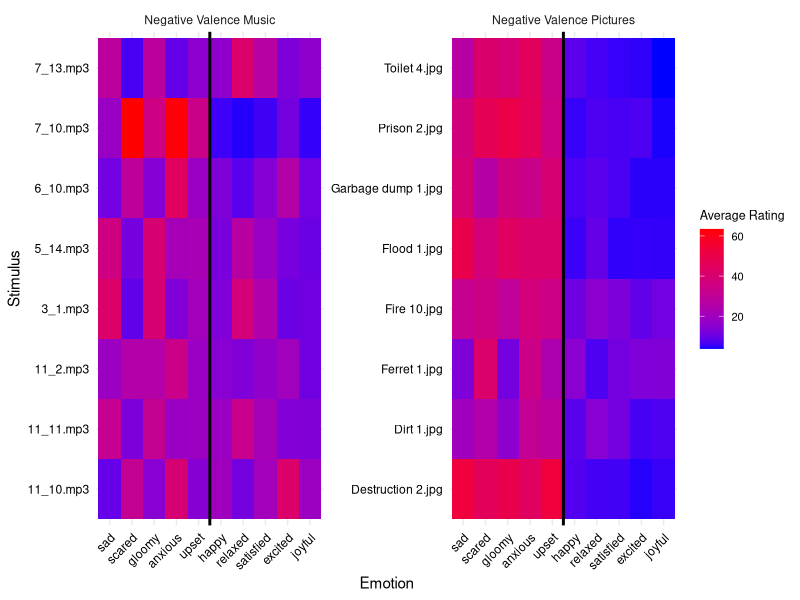
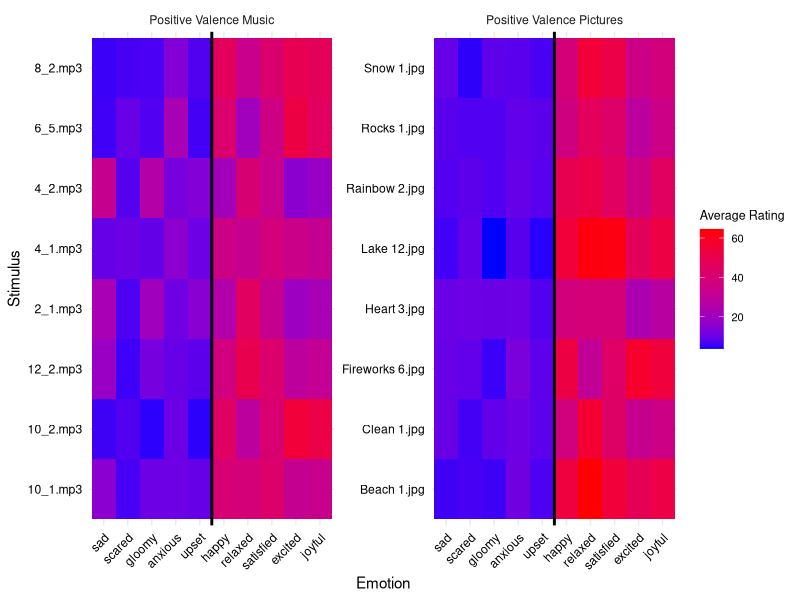
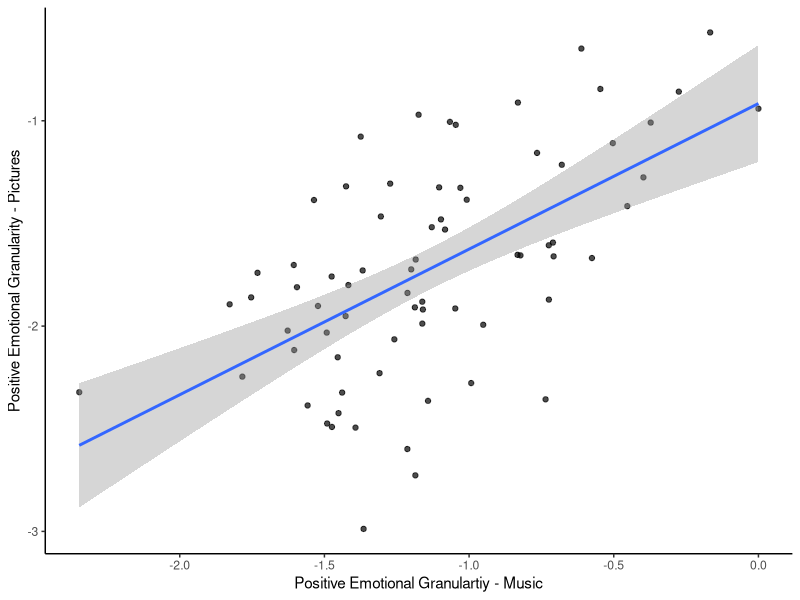
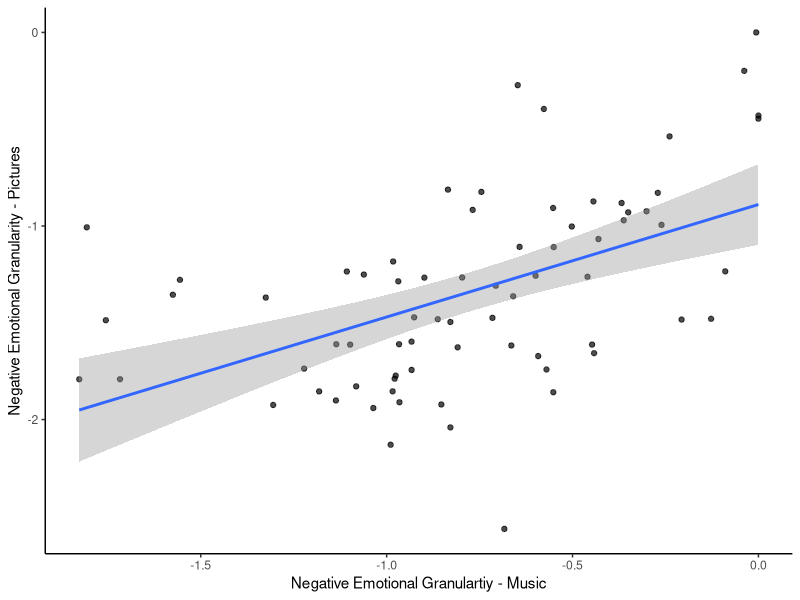
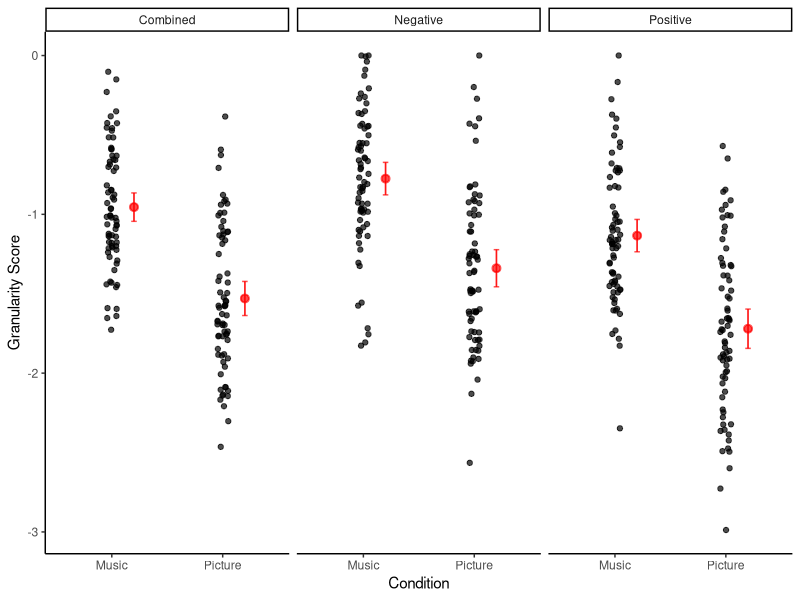
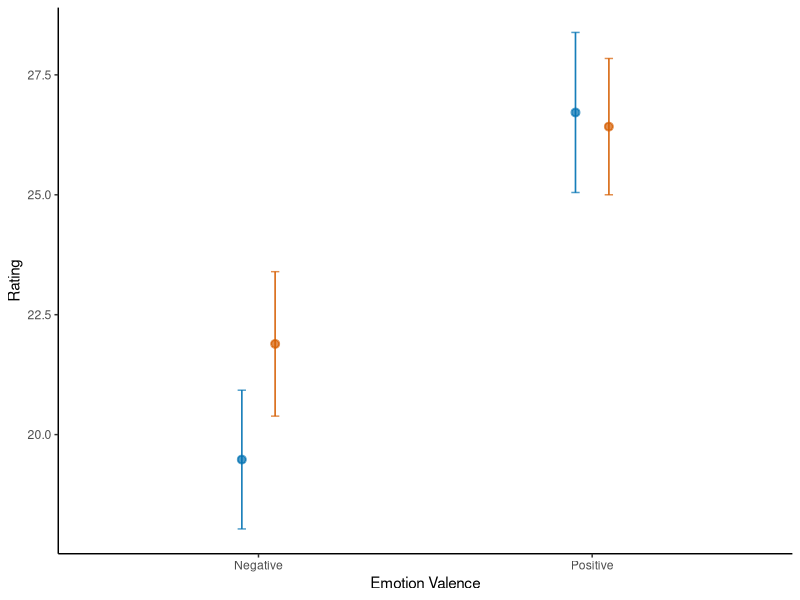
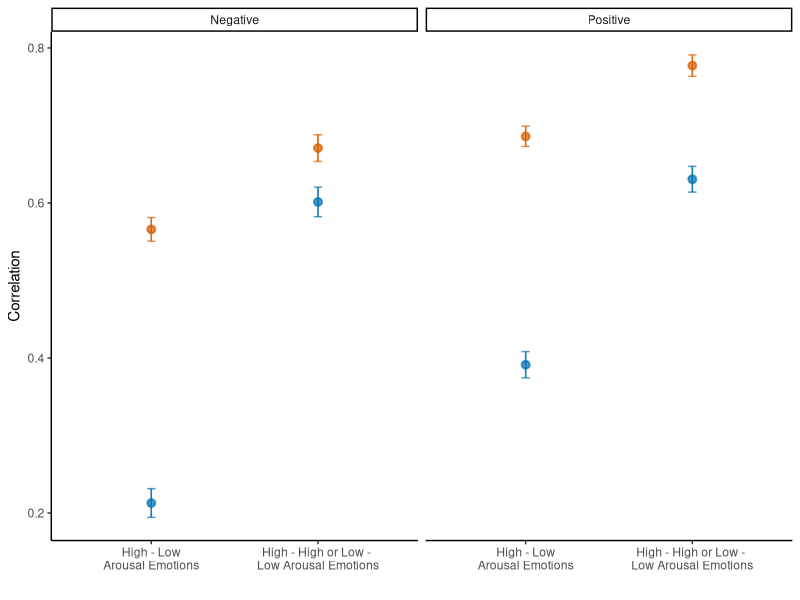
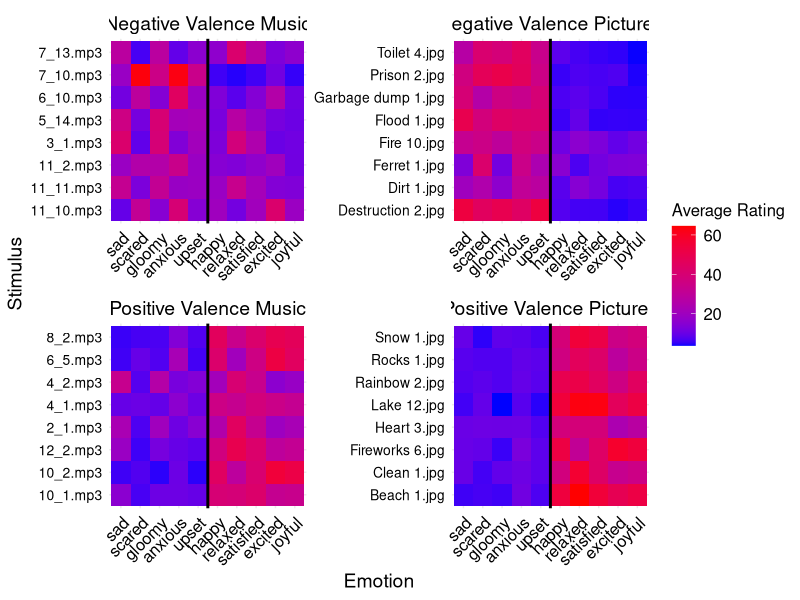

Write R code to recreate these figures, in order.
## ---- chunk 1
library(lmerTest)
library(tidyverse)
library(corrplot)
## ---- chunk 2
granularity_scores <- read.csv(file='../data/study1_granularityscores.csv')

pos_ratings <- read.csv(file='../data/study1_positiveratings.csv')

neg_ratings <- read.csv(file='../data/study1_negativeratings.csv')
## ---- chunk 3
averages_pos <- pos_ratings %>%
  pivot_longer(happy:relaxed, names_to = "Emotion", values_to = "Response") %>%
  group_by(stim, condition, Emotion) %>%
  summarise(
     `Average Rating` = mean(Response, na.rm = TRUE)
    )

averages_neg <- neg_ratings %>%
  pivot_longer(gloomy:upset, names_to = "Emotion", values_to = "Response") %>%
  group_by(stim, condition,Emotion) %>%
  summarise(
    `Average Rating` = mean(Response, na.rm = TRUE)
    )

# Positive and Negative picture and music lists
pos_pic <- c("Beach 1.jpg", "Fireworks 6.jpg", "Lake 12.jpg", "Rainbow 2.jpg", "Clean 1.jpg", "Heart 3.jpg", "Rocks 1.jpg", "Snow 1.jpg")
neg_pic <- c("Dirt 1.jpg", "Ferret 1.jpg", "Fire 10.jpg", "Flood 1.jpg", "Destruction 2.jpg", "Garbage dump 1.jpg", "Prison 2.jpg", "Toilet 4.jpg")

pos_music <- c("2_1.mp3", "4_1.mp3", "4_2.mp3", "6_5.mp3", "8_2.mp3", "10_1.mp3", "10_2.mp3", "12_2.mp3")
neg_music <- c("3_1.mp3", "5_14.mp3", "6_10.mp3", "7_10.mp3", "7_13.mp3", "11_2.mp3", "11_10.mp3", "11_11.mp3")

# Apply the filter function
# Create a function to filter data by positive or negative images/music
filter_by_type <- function(data, type_list, column_name) {
  data %>%
    filter(!!sym(column_name) %in% type_list)
}
averages_master <- rbind(averages_pos,averages_neg)
pos_pic_data <- filter_by_type(averages_master, pos_pic, "stim")
neg_pic_data <- filter_by_type(averages_master, neg_pic, "stim")

pos_music_data <- filter_by_type(averages_master, pos_music, "stim")
neg_music_data <- filter_by_type(averages_master, neg_music, "stim")

neg_averages <- rbind(neg_pic_data,neg_music_data)

neg_averages$Emotion <- factor(neg_averages$Emotion, levels = c("sad", "scared", "gloomy", "anxious", "upset", "happy", "relaxed", "satisfied", "excited", "joyful"))

neg_averages <- neg_averages %>%
  mutate(condition = recode(condition, music = "Negative Valence Music", pic = "Negative Valence Pictures")) 

ggplot(neg_averages,aes(x = Emotion, y = stim, fill = `Average Rating`)) +
    geom_tile() +
    #ggtitle(paste("Average Responses by Emotion and Stimulus for", group_name)) +
    xlab("Emotion") +
    ylab("Stimulus") +
    scale_fill_gradient(low = "blue", high = "red") +  # Adjust color scheme as needed
    theme_minimal() +
    theme(axis.text.x = element_text(angle = 45, hjust = 1, color = "black"), axis.text.y = element_text(color = "black"), plot.background = element_rect(fill = "white", color = NA),  # Set plot background to white
        panel.background = element_rect(fill = "white", color = NA),legend.title = element_text(size = 9), 
               legend.text = element_text(size = 8)) +
  facet_wrap(~condition, scales = "free") +
  geom_vline(xintercept=5.5, color="black", linetype="solid", size=1)

pos_averages <- rbind(pos_pic_data,pos_music_data)

pos_averages$Emotion <- factor(pos_averages$Emotion, levels = c("sad", "scared", "gloomy", "anxious", "upset", "happy", "relaxed", "satisfied", "excited", "joyful"))

pos_averages <- pos_averages %>%
  mutate(condition = recode(condition, music = "Positive Valence Music", pic = "Positive Valence Pictures"))

ggplot(pos_averages, aes(x = Emotion, y = stim, fill = `Average Rating`)) +
    geom_tile() +
    #ggtitle(paste("Average Responses by Emotion and Stimulus for", group_name)) +
    xlab("Emotion") +
    ylab("Stimulus") +
    scale_fill_gradient(low = "blue", high = "red") +  # Adjust color scheme as needed
    theme_minimal() +
    theme(axis.text.x = element_text(angle = 45, hjust = 1, color = "black"), axis.text.y = element_text(color = "black"), plot.background = element_rect(fill = "white", color = NA),  # Set plot background to white
        panel.background = element_rect(fill = "white", color = NA),legend.title = element_text(size = 9), 
               legend.text = element_text(size = 8)) +
  facet_wrap(~condition, scales = "free") +
  geom_vline(xintercept=5.5, color="black", linetype="solid", size=1)

averages_total <- rbind(pos_averages, neg_averages)

averages_total_plot <-
ggplot(averages_total, aes(x = Emotion, y = stim, fill = `Average Rating`)) +
    geom_tile() +
    #ggtitle(paste("Average Responses by Emotion and Stimulus for", group_name)) +
    xlab("Emotion") +
    ylab("Stimulus") +
    scale_fill_gradient(low = "blue", high = "red") +  # Adjust color scheme as needed
    theme_minimal() +
    theme(axis.text.x = element_text(angle = 45, hjust = 1, color = "black", size = 12), 
          axis.text.y = element_text(color = "black", size=10),
          strip.text = element_text(color = "black", size=14),
          axis.title = element_text(color = "black", size=14),
          plot.background = element_rect(fill = "white", color = NA),  # Set plot background to white
        panel.background = element_rect(fill = "white", color = NA),
        legend.title = element_text(size = 12), 
            legend.text = element_text(size = 12)
        ) +
  facet_wrap(~condition, scales = "free") +
  geom_vline(xintercept=5.5, color="black", linetype="solid", size=1)

ggsave('../heatmap_averagestudy1.png',averages_total_plot, dpi=1000, width=9)
## ---- chunk 4
#pos - music
pos_ratings_music <- pos_ratings %>%
  subset(condition=="music")

# Select only the numeric columns for the correlation matrix
matrix_columns <- pos_ratings_music[c(3:7)]

# Calculate the correlation matrix
correlation_matrix <- cor(matrix_columns, use = "complete.obs")

# Function to compute significance levels
cor.mtest <- function(mat, conf.level = 0.95) {
  mat <- as.matrix(mat)
  n <- ncol(mat)
  p.mat <- matrix(NA, n, n)
  diag(p.mat) <- 0
  for (i in 1:(n - 1)) {
    for (j in (i + 1):n) {
      tmp <- cor.test(mat[, i], mat[, j], conf.level = conf.level)
      p.mat[i, j] <- p.mat[j, i] <- tmp$p.value
    }
  }
  colnames(p.mat) <- rownames(p.mat) <- colnames(mat)
  p.mat
}

# Compute p-values
p_values <- cor.mtest(matrix_columns)

# Specify the folder where you want to save the file
output_folder <- "../results/qualtrics/"

# Combine the folder path with the file name
output_file <- file.path(output_folder, "full_surveys_corrmatrix.png")

# Open a PNG device with the specified file path
png(output_file, width = 800, height = 800)

# Generate the corrplot
corrplot(correlation_matrix, method = "circle", type = "upper", 
         p.mat = p_values, sig.level = 0.05, insig = "blank",
         tl.col = "black", tl.srt = 45, addCoef.col = NULL,
         col = colorRampPalette(c("blue", "white", "red"))(200))

title(main = "", col.main = "black", font.main = 4)

# Close the PNG device
dev.off()

#pos-pics
pos_ratings_pic <- pos_ratings %>%
  subset(condition=="pic")

# Select only the numeric columns for the correlation matrix
matrix_columns <- pos_ratings_pic[c(3:7)]

# Calculate the correlation matrix
correlation_matrix <- cor(matrix_columns, use = "complete.obs")

# Function to compute significance levels
cor.mtest <- function(mat, conf.level = 0.95) {
  mat <- as.matrix(mat)
  n <- ncol(mat)
  p.mat <- matrix(NA, n, n)
  diag(p.mat) <- 0
  for (i in 1:(n - 1)) {
    for (j in (i + 1):n) {
      tmp <- cor.test(mat[, i], mat[, j], conf.level = conf.level)
      p.mat[i, j] <- p.mat[j, i] <- tmp$p.value
    }
  }
  colnames(p.mat) <- rownames(p.mat) <- colnames(mat)
  p.mat
}

# Compute p-values
p_values <- cor.mtest(matrix_columns)

# Specify the folder where you want to save the file
output_folder <- "../results/qualtrics/"

# Combine the folder path with the file name
output_file <- file.path(output_folder, "full_surveys_corrmatrix.png")

# Open a PNG device with the specified file path
png(output_file, width = 800, height = 800)

# Generate the corrplot
corrplot(correlation_matrix, method = "circle", type = "upper", 
         p.mat = p_values, sig.level = 0.05, insig = "blank",
         tl.col = "black", tl.srt = 45, addCoef.col = NULL,
         col = colorRampPalette(c("blue", "white", "red"))(200))

title(main = "", col.main = "black", font.main = 4)

# Close the PNG device
dev.off()

#neg - music
neg_ratings_pic <- neg_ratings %>%
  subset(condition=="pic")

# Select only the numeric columns for the correlation matrix
matrix_columns <- neg_ratings_pic[c(3:7)]

# Calculate the correlation matrix
correlation_matrix <- cor(matrix_columns, use = "complete.obs")

# Function to compute significance levels
cor.mtest <- function(mat, conf.level = 0.95) {
  mat <- as.matrix(mat)
  n <- ncol(mat)
  p.mat <- matrix(NA, n, n)
  diag(p.mat) <- 0
  for (i in 1:(n - 1)) {
    for (j in (i + 1):n) {
      tmp <- cor.test(mat[, i], mat[, j], conf.level = conf.level)
      p.mat[i, j] <- p.mat[j, i] <- tmp$p.value
    }
  }
  colnames(p.mat) <- rownames(p.mat) <- colnames(mat)
  p.mat
}

# Compute p-values
p_values <- cor.mtest(matrix_columns)

# Specify the folder where you want to save the file
output_folder <- "../results/qualtrics/"

# Combine the folder path with the file name
output_file <- file.path(output_folder, "full_surveys_corrmatrix.png")

# Open a PNG device with the specified file path
png(output_file, width = 800, height = 800)

# Generate the corrplot
corrplot(correlation_matrix, method = "circle", type = "upper", 
         p.mat = p_values, sig.level = 0.05, insig = "blank",
         tl.col = "black", tl.srt = 45, addCoef.col = NULL,
         col = colorRampPalette(c("blue", "white", "red"))(200))

title(main = "", col.main = "black", font.main = 4)

# Close the PNG device
dev.off()

#pos-pics
pos_ratings_pic <- pos_ratings %>%
  subset(condition=="pic")

# Select only the numeric columns for the correlation matrix
matrix_columns <- pos_ratings_pic[c(3:7)]

# Calculate the correlation matrix
correlation_matrix <- cor(matrix_columns, use = "complete.obs")

# Function to compute significance levels
cor.mtest <- function(mat, conf.level = 0.95) {
  mat <- as.matrix(mat)
  n <- ncol(mat)
  p.mat <- matrix(NA, n, n)
  diag(p.mat) <- 0
  for (i in 1:(n - 1)) {
    for (j in (i + 1):n) {
      tmp <- cor.test(mat[, i], mat[, j], conf.level = conf.level)
      p.mat[i, j] <- p.mat[j, i] <- tmp$p.value
    }
  }
  colnames(p.mat) <- rownames(p.mat) <- colnames(mat)
  p.mat
}

# Compute p-values
p_values <- cor.mtest(matrix_columns)

# Specify the folder where you want to save the file
output_folder <- "../results/qualtrics/"

# Combine the folder path with the file name
output_file <- file.path(output_folder, "full_surveys_corrmatrix.png")

# Open a PNG device with the specified file path
png(output_file, width = 800, height = 800)

# Generate the corrplot
corrplot(correlation_matrix, method = "circle", type = "upper", 
         p.mat = p_values, sig.level = 0.05, insig = "blank",
         tl.col = "black", tl.srt = 45, addCoef.col = NULL,
         col = colorRampPalette(c("blue", "white", "red"))(200))

title(main = "", col.main = "black", font.main = 4)

# Close the PNG device
dev.off()
## ---- chunk 5
#granularity across pics + music
##positive
cor.test(granularity_scores$posmusicICC, granularity_scores$pospicICC)

##negative
cor.test(granularity_scores$negmusicICC, granularity_scores$negpicICC)

##combined
cor.test(granularity_scores$allmusicICC, granularity_scores$allpicICC)
## ---- chunk 6
#granularity across pics + music
##positive
t.test(granularity_scores$posmusicICC, granularity_scores$pospicICC, paired=TRUE)

##negative
t.test(granularity_scores$negmusicICC, granularity_scores$negpicICC, paired=TRUE)

##combined
t.test(granularity_scores$allmusicICC, granularity_scores$allpicICC, paired=TRUE)
## ---- chunk 7
#gloomy sad scared anxious upset
neg_ratings$average <- (neg_ratings$gloomy + neg_ratings$sad + neg_ratings$scared + neg_ratings$anxious + neg_ratings$gloomy)/5

neg_averages <-
  neg_ratings %>%
  group_by(Participant.Public.ID, condition) %>%
  dplyr::summarize(mean = mean(average))

neg_averages$valence <- "Negative"

m1 <- lmer(data=neg_averages, mean ~ condition + (1|Participant.Public.ID))
summary(m1)

#relaxed, excited, satisfied, happy, joyful
pos_ratings$average <- (pos_ratings$relaxed + pos_ratings$excited + pos_ratings$satisfied + pos_ratings$happy + pos_ratings$joyful)/5

pos_averages <-
  pos_ratings %>%
  group_by(Participant.Public.ID, condition) %>%
  dplyr::summarize(mean = mean(average))

pos_averages$valence <- "Positive"

m1 <- lmer(data=pos_averages, mean ~ condition + (1|Participant.Public.ID))
summary(m1)

averages <- rbind(neg_averages, pos_averages)
## ---- chunk 8
#correlation between ICCs
ggplot(data=granularity_scores, aes(x=posmusicICC, y=pospicICC)) +
  theme_classic()+
  theme(legend.position = "none")+
  geom_point(alpha=0.7) +
  geom_smooth(method="lm") +
  xlab("Positive Emotional Granulartiy - Music") +
  ylab("Positive Emotional Granularity - Pictures")

ggplot(data=granularity_scores, aes(x=negmusicICC, y=negpicICC)) +
  theme_classic()+
  theme(legend.position = "none")+
  geom_point(alpha=0.7) +
  geom_smooth(method="lm") +
  xlab("Negative Emotional Granulartiy - Music") +
  ylab("Negative Emotional Granularity - Pictures")

#Ices differences in ICCs
granularity_scores_long <-
  granularity_scores %>%
  pivot_longer(negmusicICC:allpicICC) 
  
granularity_scores_long$valence <- ifelse(grepl("^neg",granularity_scores_long$name), "Negative", "Positive")
granularity_scores_long$valence <- ifelse(grepl("^all",granularity_scores_long$name), "Combined", granularity_scores_long$valence)
granularity_scores_long$condition <- ifelse(grepl("pic",granularity_scores_long$name), "Picture", "Music")


ggplot(data=granularity_scores_long, aes(x=condition, y=value)) +
  stat_summary(fun.data = 'mean_cl_normal', geom = 'errorbar', width = 0.05, alpha=0.7,position = position_nudge(x = .2, y = 0), color="red") +
  stat_summary(fun.data = 'mean_cl_normal', geom = 'pointrange', alpha=0.7,position = position_nudge(x = .2, y = 0), color="red")+
  theme_classic()+
  theme(legend.position = "none") +
  facet_wrap(~valence,scales = "free_x") +
  geom_jitter(alpha=0.7, width=0.05) +
  #geom_violinhalf(position = position_nudge(x = .2, y = 0))
  xlab("Condition") +
  ylab("Granularity Score")

#magnitude differences in raw ratings (not ICC)
ggplot(data=averages, aes(x=valence, y=mean, color=condition)) +
     stat_summary(fun.data = 'mean_se', geom = 'errorbar', width = 0.05, alpha=0.7,position=position_dodge(width=0.2)) +
  stat_summary(fun.data = 'mean_se', geom = 'pointrange', alpha=0.7,position=position_dodge(width=0.2))+
  theme_classic()+
  theme(legend.position = "none") +
  xlab("Emotion Valence") +
  ylab("Rating") +
  scale_color_manual(values=c("#0072B2", "#D55E00" )) +
  scale_fill_manual(values=c("#0072B2","#D55E00"))
  
## ---- chunk 9
##Pos emotions
#relaxed, excited, satisfied, happy, joyful

#relaxed - excited
relaxed_excited_cor <-
  pos_ratings %>%
  group_by(Participant.Public.ID, condition) %>%
  dplyr::summarize(cor = cor(relaxed, excited))

relaxed_excited_cor_pics <- relaxed_excited_cor %>%
  subset(condition == "pic")

relaxed_excited_cor_music <- relaxed_excited_cor %>%
  subset(condition == "music")

t.test(relaxed_excited_cor_music$cor, relaxed_excited_cor_pics$cor, paired=TRUE)

#relaxed - satisfied
relaxed_satisfied_cor <-
  pos_ratings %>%
  group_by(Participant.Public.ID, condition) %>%
  dplyr::summarize(cor = cor(relaxed, satisfied))

relaxed_satisfied_cor_pics <- relaxed_satisfied_cor %>%
  subset(condition == "pic")

relaxed_satisfied_cor_music <- relaxed_satisfied_cor %>%
  subset(condition == "music")

t.test(relaxed_satisfied_cor_music$cor, relaxed_satisfied_cor_pics$cor, paired=TRUE)

#relaxed - happy
relaxed_happy_cor <-
  pos_ratings %>%
  group_by(Participant.Public.ID, condition) %>%
  dplyr::summarize(cor = cor(relaxed, happy))

relaxed_happy_cor_pics <- relaxed_happy_cor %>%
  subset(condition == "pic")

relaxed_happy_cor_music <- relaxed_happy_cor %>%
  subset(condition == "music")

t.test(relaxed_happy_cor_music$cor, relaxed_happy_cor_pics$cor, paired=TRUE)

#relaxed - joyful
relaxed_joyful_cor <-
  pos_ratings %>%
  group_by(Participant.Public.ID, condition) %>%
  dplyr::summarize(cor = cor(relaxed, joyful))

relaxed_joyful_cor_pics <- relaxed_joyful_cor %>%
  subset(condition == "pic")

relaxed_joyful_cor_music <- relaxed_joyful_cor %>%
  subset(condition == "music")

t.test(relaxed_joyful_cor_music$cor, relaxed_joyful_cor_pics$cor, paired=TRUE)

#excited - satisfied
excited_satisfied_cor <-
  pos_ratings %>%
  group_by(Participant.Public.ID, condition) %>%
  dplyr::summarize(cor = cor(excited, satisfied))

excited_satisfied_cor_pics <- excited_satisfied_cor %>%
  subset(condition == "pic")

excited_satisfied_cor_music <- excited_satisfied_cor %>%
  subset(condition == "music")

t.test(excited_satisfied_cor_music$cor, excited_satisfied_cor_pics$cor, paired=TRUE)

#excited - happy
excited_happy_cor <-
  pos_ratings %>%
  group_by(Participant.Public.ID, condition) %>%
  dplyr::summarize(cor = cor(excited, happy))

excited_happy_cor_pics <- excited_happy_cor %>%
  subset(condition == "pic")

excited_happy_cor_music <- excited_happy_cor %>%
  subset(condition == "music")

t.test(excited_happy_cor_music$cor, excited_happy_cor_pics$cor, paired=TRUE)

#excited - joyful
excited_joyful_cor <-
  pos_ratings %>%
  group_by(Participant.Public.ID, condition) %>%
  dplyr::summarize(cor = cor(excited, joyful))

excited_joyful_cor_pics <- excited_joyful_cor %>%
  subset(condition == "pic")

excited_joyful_cor_music <- excited_joyful_cor %>%
  subset(condition == "music")

t.test(excited_joyful_cor_music$cor, excited_joyful_cor_pics$cor, paired=TRUE)

#satisfied - happy
satisfied_happy_cor <-
  pos_ratings %>%
  group_by(Participant.Public.ID, condition) %>%
  dplyr::summarize(cor = cor(satisfied, happy))

satisfied_happy_cor_pics <- satisfied_happy_cor %>%
  subset(condition == "pic")

satisfied_happy_cor_music <- satisfied_happy_cor %>%
  subset(condition == "music")

t.test(satisfied_happy_cor_music$cor, satisfied_happy_cor_pics$cor, paired=TRUE)

#satisfied - joyful
satisfied_joyful_cor <-
  pos_ratings %>%
  group_by(Participant.Public.ID, condition) %>%
  dplyr::summarize(cor = cor(satisfied, joyful))

satisfied_joyful_cor_pics <- satisfied_joyful_cor %>%
  subset(condition == "pic")

satisfied_joyful_cor_music <- satisfied_joyful_cor %>%
  subset(condition == "music")

t.test(satisfied_joyful_cor_music$cor, satisfied_joyful_cor_pics$cor, paired=TRUE)

#joyful - happy
joyful_happy_cor <-
  pos_ratings %>%
  group_by(Participant.Public.ID, condition) %>%
  dplyr::summarize(cor = cor(joyful, happy))

joyful_happy_cor_pics <- joyful_happy_cor %>%
  subset(condition == "pic")

joyful_happy_cor_music <- joyful_happy_cor %>%
  subset(condition == "music")

t.test(joyful_happy_cor_music$cor, joyful_happy_cor_pics$cor, paired=TRUE)

#neg emotions
#gloomy sad scared anxious upset
#gloomy - sad
gloomy_sad_cor <-
  neg_ratings %>%
  group_by(Participant.Public.ID, condition) %>%
  dplyr::summarize(cor = cor(gloomy, sad))

gloomy_sad_cor_pics <- gloomy_sad_cor %>%
  subset(condition == "pic")

gloomy_sad_cor_music <- gloomy_sad_cor %>%
  subset(condition == "music")

t.test(gloomy_sad_cor_music$cor, gloomy_sad_cor_pics$cor, paired=TRUE)

#gloomy - scared
gloomy_scared_cor <-
  neg_ratings %>%
  group_by(Participant.Public.ID, condition) %>%
  dplyr::summarize(cor = cor(gloomy, scared))

gloomy_scared_cor_pics <- gloomy_scared_cor %>%
  subset(condition == "pic")

gloomy_scared_cor_music <- gloomy_scared_cor %>%
  subset(condition == "music")

t.test(gloomy_scared_cor_music$cor, gloomy_scared_cor_pics$cor, paired=TRUE)

#gloomy - anxious
gloomy_anxious_cor <-
  neg_ratings %>%
  group_by(Participant.Public.ID, condition) %>%
  dplyr::summarize(cor = cor(gloomy, anxious))

gloomy_anxious_cor_pics <- gloomy_anxious_cor %>%
  subset(condition == "pic")

gloomy_anxious_cor_music <- gloomy_anxious_cor %>%
  subset(condition == "music")

t.test(gloomy_anxious_cor_music$cor, gloomy_anxious_cor_pics$cor, paired=TRUE)

#gloomy - upset
gloomy_upset_cor <-
  neg_ratings %>%
  group_by(Participant.Public.ID, condition) %>%
  dplyr::summarize(cor = cor(gloomy, upset))

gloomy_upset_cor_pics <- gloomy_upset_cor %>%
  subset(condition == "pic")

gloomy_upset_cor_music <- gloomy_upset_cor %>%
  subset(condition == "music")

t.test(gloomy_upset_cor_music$cor, gloomy_upset_cor_pics$cor, paired=TRUE)

#sad - scared
sad_scared_cor <-
  neg_ratings %>%
  group_by(Participant.Public.ID, condition) %>%
  dplyr::summarize(cor = cor(sad, scared))

sad_scared_cor_pics <- sad_scared_cor %>%
  subset(condition == "pic")

sad_scared_cor_music <- sad_scared_cor %>%
  subset(condition == "music")

t.test(sad_scared_cor_music$cor, sad_scared_cor_pics$cor, paired=TRUE)

#sad - anxious
sad_anxious_cor <-
  neg_ratings %>%
  group_by(Participant.Public.ID, condition) %>%
  dplyr::summarize(cor = cor(sad, anxious))

sad_anxious_cor_pics <- sad_anxious_cor %>%
  subset(condition == "pic")

sad_anxious_cor_music <- sad_anxious_cor %>%
  subset(condition == "music")

t.test(sad_anxious_cor_music$cor, sad_anxious_cor_pics$cor, paired=TRUE)

#sad - upset
sad_upset_cor <-
  neg_ratings %>%
  group_by(Participant.Public.ID, condition) %>%
  dplyr::summarize(cor = cor(sad, upset))

sad_upset_cor_pics <- sad_upset_cor %>%
  subset(condition == "pic")

sad_upset_cor_music <- sad_upset_cor %>%
  subset(condition == "music")

t.test(sad_upset_cor_music$cor, sad_upset_cor_pics$cor, paired=TRUE)

#scared - anxious
scared_anxious_cor <-
  neg_ratings %>%
  group_by(Participant.Public.ID, condition) %>%
  dplyr::summarize(cor = cor(scared, anxious))

scared_anxious_cor_pics <- scared_anxious_cor %>%
  subset(condition == "pic")

scared_anxious_cor_music <- scared_anxious_cor %>%
  subset(condition == "music")

t.test(scared_anxious_cor_music$cor, scared_anxious_cor_pics$cor, paired=TRUE)

#scared - upset
scared_upset_cor <-
  neg_ratings %>%
  group_by(Participant.Public.ID, condition) %>%
  dplyr::summarize(cor = cor(scared, upset))

scared_upset_cor_pics <- scared_upset_cor %>%
  subset(condition == "pic")

scared_upset_cor_music <- scared_upset_cor %>%
  subset(condition == "music")

t.test(scared_upset_cor_music$cor, scared_upset_cor_pics$cor, paired=TRUE)

#upset - anxious
upset_anxious_cor <-
  neg_ratings %>%
  group_by(Participant.Public.ID, condition) %>%
  dplyr::summarize(cor = cor(upset, anxious))

upset_anxious_cor_pics <- upset_anxious_cor %>%
  subset(condition == "pic")

upset_anxious_cor_music <- upset_anxious_cor %>%
  subset(condition == "music")

t.test(upset_anxious_cor_music$cor, upset_anxious_cor_pics$cor, paired=TRUE)
## ---- chunk 10
##Pos emotions
#relaxed (low), excited (high), satisfied (low), happy (high), joyful (high)
relaxed_excited_cor$arousal_dif <- "different"
relaxed_satisfied_cor$arousal_dif <- "same"
relaxed_happy_cor$arousal_dif <- "different"
relaxed_joyful_cor$arousal_dif <- "different"
excited_satisfied_cor$arousal_dif <- "different"
excited_happy_cor$arousal_dif <- "same"
excited_joyful_cor$arousal_dif <- "same"
satisfied_happy_cor$arousal_dif <- "different"
satisfied_joyful_cor$arousal_dif <- "different"
joyful_happy_cor$arousal_dif <- "same"

master <- rbind(relaxed_excited_cor, relaxed_satisfied_cor, relaxed_happy_cor, 
                relaxed_joyful_cor,excited_satisfied_cor,excited_happy_cor,
                excited_joyful_cor,satisfied_happy_cor,satisfied_joyful_cor,
                joyful_happy_cor)
master$condition <- as.factor(master$condition)
contrasts(master$condition) <- c(-0.5,0.5)
master$arousal_dif <- as.factor(master$arousal_dif)
contrasts(master$arousal_dif) <- c(-0.5,0.5)

test <- lmer(data=master, scale(cor) ~ condition*arousal_dif + (condition*arousal_dif|Participant.Public.ID))
summary(test)

##Neg emotions
gloomy_sad_cor$arousal_dif <- "same"
gloomy_scared_cor$arousal_dif <- "different"
gloomy_anxious_cor$arousal_dif <- "different"
gloomy_upset_cor$arousal_dif <- "different"
sad_anxious_cor$arousal_dif <- "different"
sad_upset_cor$arousal_dif <- "different"
scared_anxious_cor$arousal_dif <- "same"
scared_upset_cor$arousal_dif <- "same"
upset_anxious_cor$arousal_dif <- "same"
sad_scared_cor$arousal_dif <- "different"

master_neg <- rbind(gloomy_sad_cor, gloomy_scared_cor, gloomy_anxious_cor, 
                gloomy_upset_cor,sad_anxious_cor,sad_upset_cor,
                scared_upset_cor,scared_anxious_cor,scared_anxious_cor,
                sad_scared_cor)
master_neg$condition <- as.factor(master_neg$condition)
contrasts(master_neg$condition) <- c(-0.5,0.5)
master_neg$arousal_dif <- as.factor(master_neg$arousal_dif)
contrasts(master_neg$arousal_dif) <- c(-0.5,0.5)

test <- lmer(data=master_neg, scale(cor) ~ condition*arousal_dif + (condition*arousal_dif|Participant.Public.ID))
summary(test)

master$valence <- "Positive"
master_neg$valence <- "Negative"

master_posneg <- rbind(master,master_neg)
## ---- chunk 11
master_posneg %>%
  mutate(arousal_dif = recode(arousal_dif, "different" = "High - Low\nArousal Emotions", "same" = "High - High or Low - \nLow Arousal Emotions")) %>%
  ggplot(aes(x=arousal_dif, y=cor, color=condition)) +
   stat_summary(fun.data = 'mean_se', geom = 'errorbar', width = 0.05, alpha=0.7) +
  stat_summary(fun.data = 'mean_se', geom = 'pointrange', alpha=0.7)+
  theme_classic() +
  theme(legend.position = "none") +
  facet_grid(~valence)+
  xlab("") +
  ylab("Correlation")  +
  scale_color_manual(values=c("#0072B2", "#D55E00" )) +
  scale_fill_manual(values=c("#0072B2","#D55E00"))
